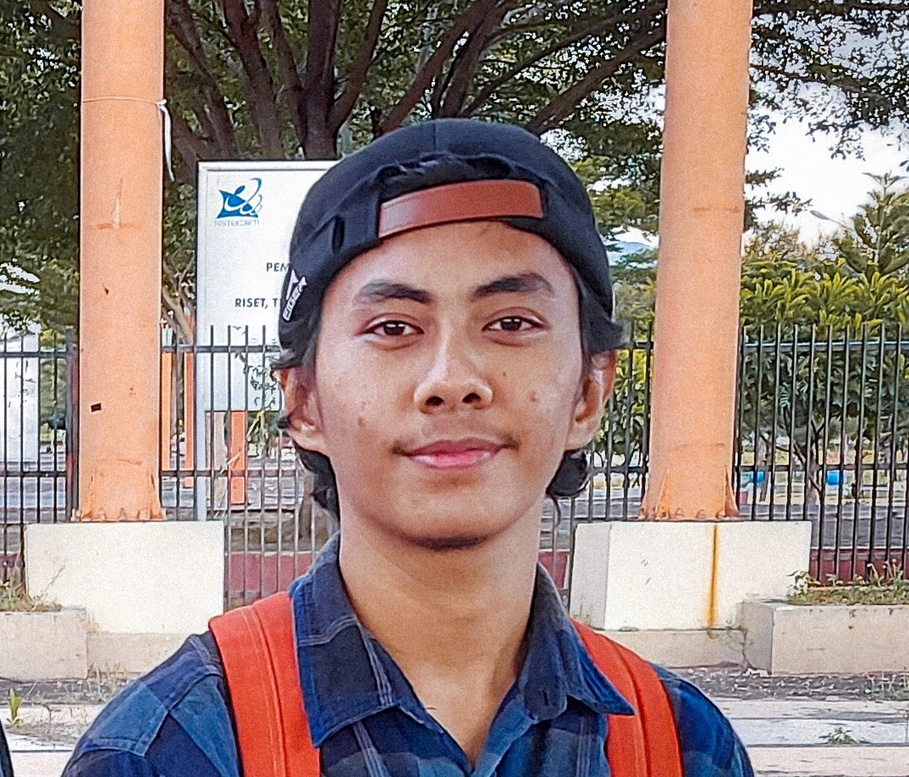
#> input picture taufik.jpg, 909 x 777 px, shrunk from 1074 x 918 before the run, found by its file name
$ python percobaan3.py
#> lines starting #> are read from the running program, lines starting #| are printed output that depends on the picture
# import library python package
import cv2
import numpy as np

# membaca file gambar len.jpg yang berada dalam folder  yang sama dengan file
image = cv2.imread("Taufik.jpg")
#> image is the input picture: shape (777, 909, 3); mean B, G, R 123.5, 128.5, 147.9

# menampilkan citra grayscale
gray = cv2.cvtColor(image, cv2.COLOR_BGR2GRAY)
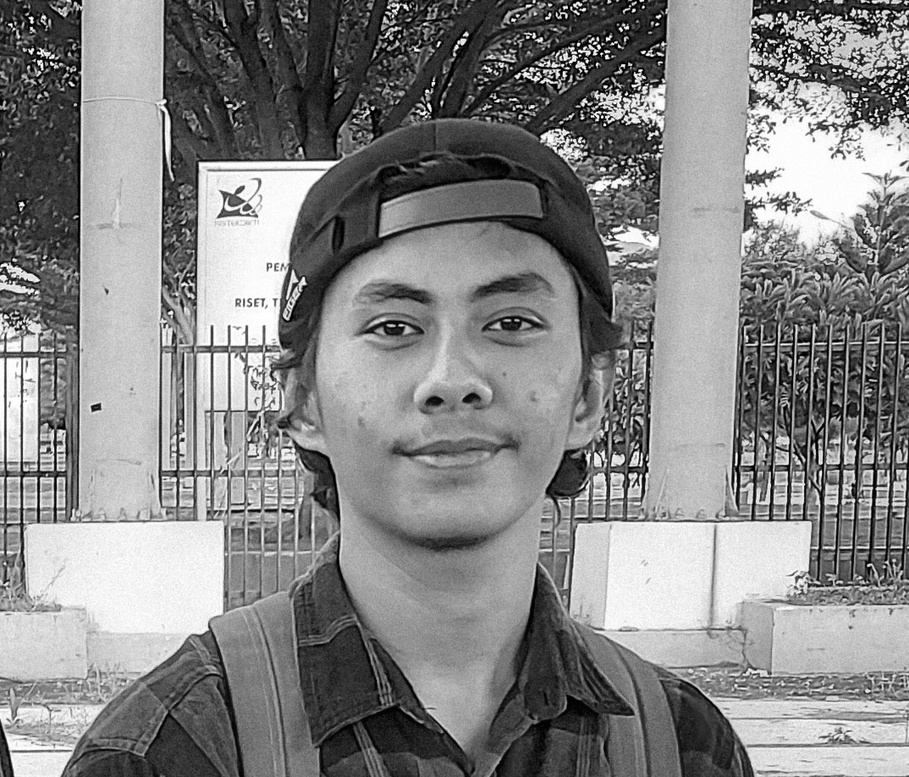
#> gray: shape (777, 909); min 0, max 255, mean 133.7
cv2.imshow("Grayscale", gray)

cv2.waitKey(0)
cv2.destroyAllWindows()
